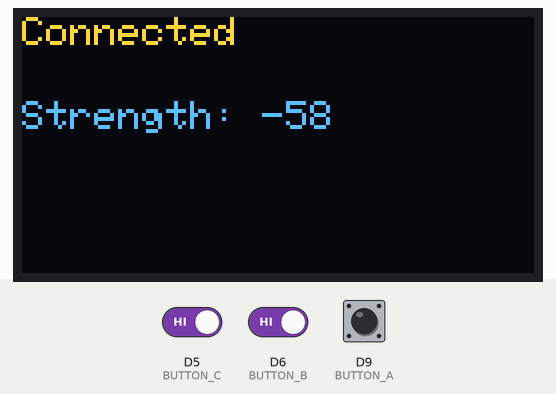
A sketch run on a simulated Arduino Nano 33 IoT. On the bench: 128×64 one-colour display. The test bench sets the inputs (shaded band); at power-on: D5 (BUTTON_C) HIGH, D6 (BUTTON_B) HIGH, D9 (BUTTON_A) HIGH. The OLED is the two-colour kind (top 16 rows yellow); WiFi joins after 1.5 s; servers stay silent unless stated; the display library's start-up logo is not drawn; not simulated (calls return 0 or success): arduino_secrets.h; what the sketch prints to the serial monitor is not drawn.

Above: at 7.8 s.
7.9 s: D5 (BUTTON_C) driven LOW and D6 (BUTTON_B) driven LOW
At 12.8 s:
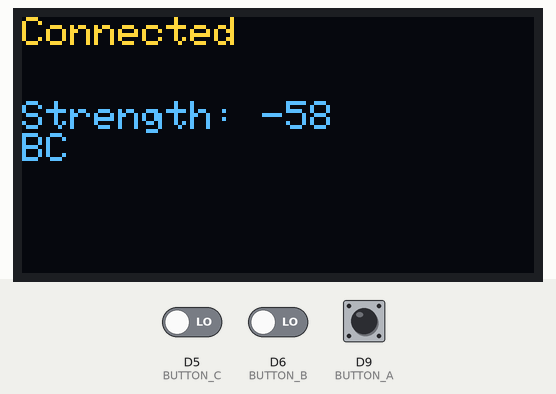
18.1 s: D5 (BUTTON_C) driven HIGH
At 22.4 s:
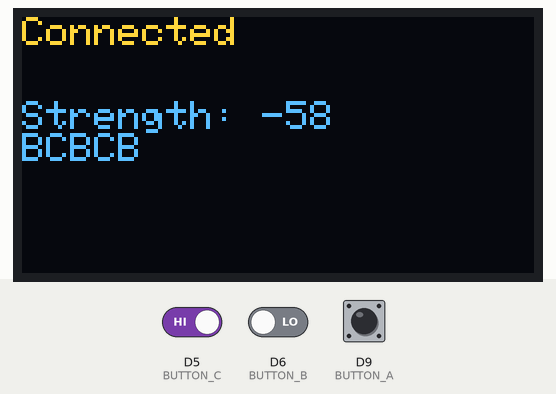
28.2 s: D5 (BUTTON_C) driven LOW
At 33.2 s:
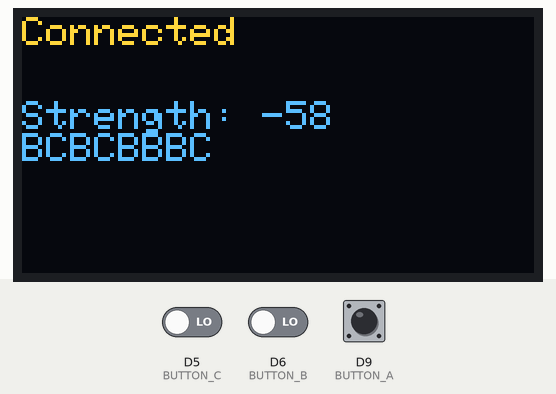
38.3 s: D6 (BUTTON_B) driven HIGH
At 42.8 s:
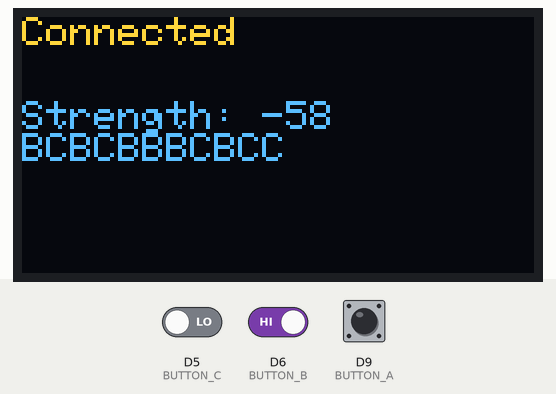
48.3 s: D6 (BUTTON_B) driven LOW
At 52.5 s:
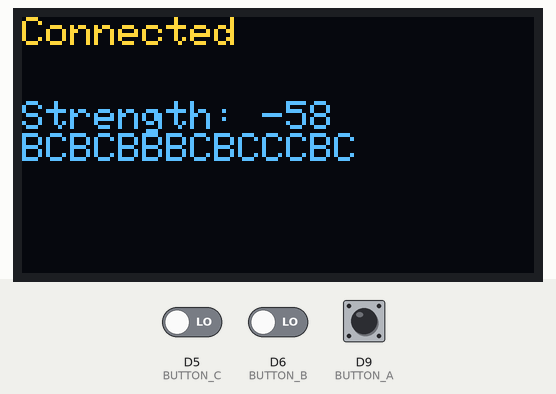
58.4 s: D5 (BUTTON_C) driven HIGH
At 63.3 s:
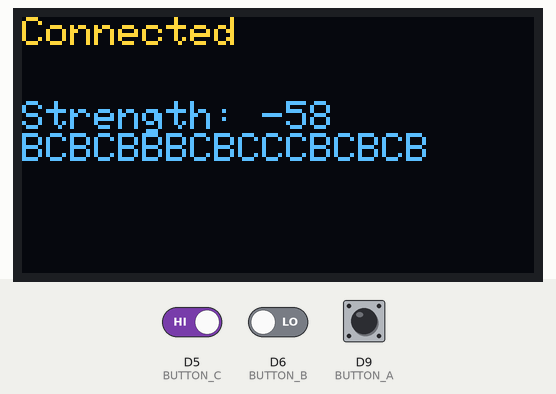
Timing chart, 0 to 64.8 s (numbered marks = the images above; inputs shaded):
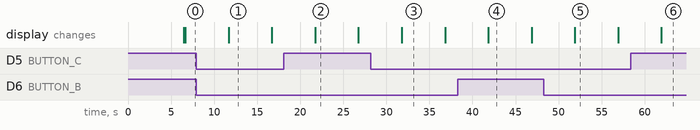

The sketch:

WiFiStatus_SSD1306.ino
```cpp
/*
  WiFi Status check
  Context: Arduino, with WINC1500 module
  This sketch is not identical with the ESP8266WiFi library.
  Check that library's online examples for changes.
  Some changes are noted in the comments below
*/

#include <SPI.h>
//#include <WiFi101.h>        // use this for MKR1000 boards
//#include <ESP8266WiFi.h>  // use this instead of WiFi101 for ESP8266 modules
#include <WiFiNINA.h>       // use this for MKR1010 and Nano 33 IoT boards
#include "arduino_secrets.h"

/*display*/
#include <Adafruit_GFX.h>
#include <Adafruit_SSD1306.h>

Adafruit_SSD1306 display = Adafruit_SSD1306(128, 64, &Wire);

long rssi = 0;
int currentRssi = 0;
int lastRssi = 0;

// OLED FeatherWing buttons map to different pins depending on board:
#if defined(ESP8266)
#define BUTTON_A  0
#define BUTTON_B 16
#define BUTTON_C  2
#elif defined(ESP32)
#define BUTTON_A 15
#define BUTTON_B 32
#define BUTTON_C 14
#elif defined(ARDUINO_STM32_FEATHER)
#define BUTTON_A PA15
#define BUTTON_B PC7
#define BUTTON_C PC5
#elif defined(TEENSYDUINO)
#define BUTTON_A  4
#define BUTTON_B  3
#define BUTTON_C  8
#elif defined(ARDUINO_FEATHER52832)
#define BUTTON_A 31
#define BUTTON_B 30
#define BUTTON_C 27
#else // 32u4, M0, M4, nrf52840 and 328p
#define BUTTON_A  9
#define BUTTON_B  6
#define BUTTON_C  5
#endif

void setup() {
  Serial.begin(9600);
  while (!Serial);        // wait for serial monitor to open

  // while you're not connected to a WiFi AP,
  while ( WiFi.status() != WL_CONNECTED) {
    Serial.print("Attempting to connect to Network named: ");
    Serial.println(SECRET_SSID);           // print the network name (SSID)
    WiFi.begin(SECRET_SSID, SECRET_PASS);  // try to connect
    delay(5000);                    // wait 2 seconds before next attempt
  }

  /*display*/
  Serial.println("OLED FeatherWing test");
  // SSD1306_SWITCHCAPVCC = generate display voltage from 3.3V internally
  display.begin(SSD1306_SWITCHCAPVCC, 0x3C); // Address 0x3C for 128x32

  Serial.println("OLED begun");

  // Show image buffer on the display hardware.
  // Since the buffer is intialized with an Adafruit splashscreen
  // internally, this will display the splashscreen.
  display.display();
  delay(10);

  // Clear the buffer.
  display.clearDisplay();
  display.display();

  Serial.println("IO test");

  pinMode(BUTTON_A, INPUT_PULLUP);
  pinMode(BUTTON_B, INPUT_PULLUP);
  pinMode(BUTTON_C, INPUT_PULLUP);

  // text display tests
  // use \n for line break
  display.setTextSize(1);
  display.setTextColor(SSD1306_WHITE);
  display.setCursor(0, 0);
  display.println("Connected");
  //display.setCursor(0, 0);
  display.display(); // actually display all of the above
}

void loop() {
  /*display*/
  if (!digitalRead(BUTTON_A)) display.print("A");
  if (!digitalRead(BUTTON_B)) display.print("B");
  if (!digitalRead(BUTTON_C)) display.print("C");

  printWiFiStatus();

  currentRssi = rssi;

  if (currentRssi  != lastRssi)
  {
    // keep on clearing input
    for (int y = 7; y < 64; y++)
    {
      for (int x = 0; x < 127; x++)
      {
        display.drawPixel(x, y, BLACK);
      }
    }
    display.setCursor(0, 21);
    display.print("Strength: ");
    display.println(rssi);
    delay(5);
    yield();

    lastRssi = currentRssi;
  }
  display.display();
  delay(5000);
}

void printWiFiStatus() {
  // print the SSID of the WiFi AP to which you're attached:
  Serial.print("SSID: ");
  Serial.println(WiFi.SSID());

  // print the gateway address of the WiFi AP to which you're attached:
  IPAddress ip = WiFi.gatewayIP();
  Serial.print("Gateway IP Address: ");
  Serial.println(ip);

  // print the subnet mask of the WiFi AP to which you're attached:
  IPAddress subnet = WiFi.subnetMask();
  Serial.print("Netmask: ");
  Serial.println(subnet);

  // print the MAC address of the WiFi AP to which you're attached:
  // note: BSSID won't work on the ESP8266, so comment this block out for that processor
  byte apMac[6];
  WiFi.BSSID(apMac);
  Serial.print("BSSID (Base station's MAC address): ");
  for (int i = 0; i < 5; i++) { // loop from 0 to 4
    if (apMac[i] < 0x10) {      // if the byte is less than 16 (0x0A hex)
      Serial.print("0");        // print a 0 to the string
    }
    Serial.print(apMac[i], HEX);// print byte of MAC address
    Serial.print(":");          // add a colon
  }
  Serial.println(apMac[5], HEX);// println final byte of address


  // print your MAC address:
  byte mac[6];
  WiFi.macAddress(mac);
  Serial.print("Device MAC address: ");

  /*
     NOTE: ESP stores MAC address in the reverse order that WIFi101 does.
     For WiFi101, loop from mac[5] to mac[0]. For ESP, loop from
     mac[0] to mac[5]

  */
  for (int i = 5; i > 0; i--) { // loop from 5 to 1  -- for WiFi101
    //    for (int i = 0; i < 5; i++) { // loop from 1 to 5 -- for ESP8266

    if (mac[i] < 0x10) {        // if the byte is less than 16 (0x0A hex)
      Serial.print("0");        // print a 0 to the string
    }
    Serial.print(mac[i], HEX);  // print byte of MAC address
    Serial.print(":");          // add a colon
  }
  Serial.println(mac[0], HEX);  // println final byte of address  -- for WiFi101
  //Serial.println(mac[5], HEX);  // println final byte of address  -- for ESP8266

  // print your  IP address:
  IPAddress gateway = WiFi.localIP();
  Serial.print("IP Address: ");
  Serial.println(gateway);

  // print the received signal strength from the WiFi AP:
  rssi = WiFi.RSSI();
  Serial.print("signal strength (RSSI):");
  Serial.print(rssi);
  Serial.println(" dBm");
  Serial.println();
}
```

Measured:
- after the input at 7.9 s, the display: changes after 3.8 s (image 1)
- after the input at 38.3 s, the display: changes after 3.5 s (image 4)
- what the display in image 1 shows lasts 5.0 s, from 11.7 s to 16.7 s
